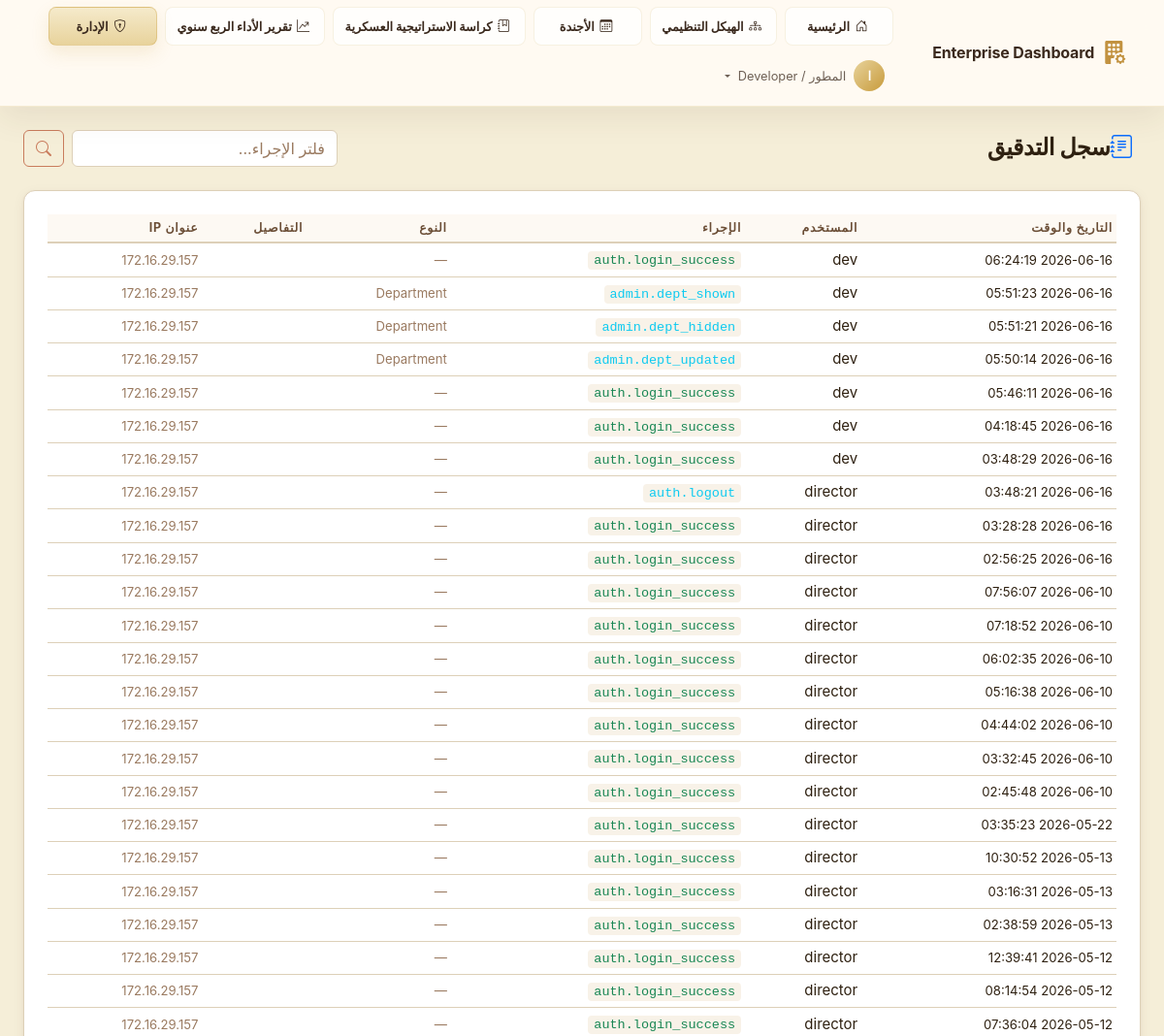
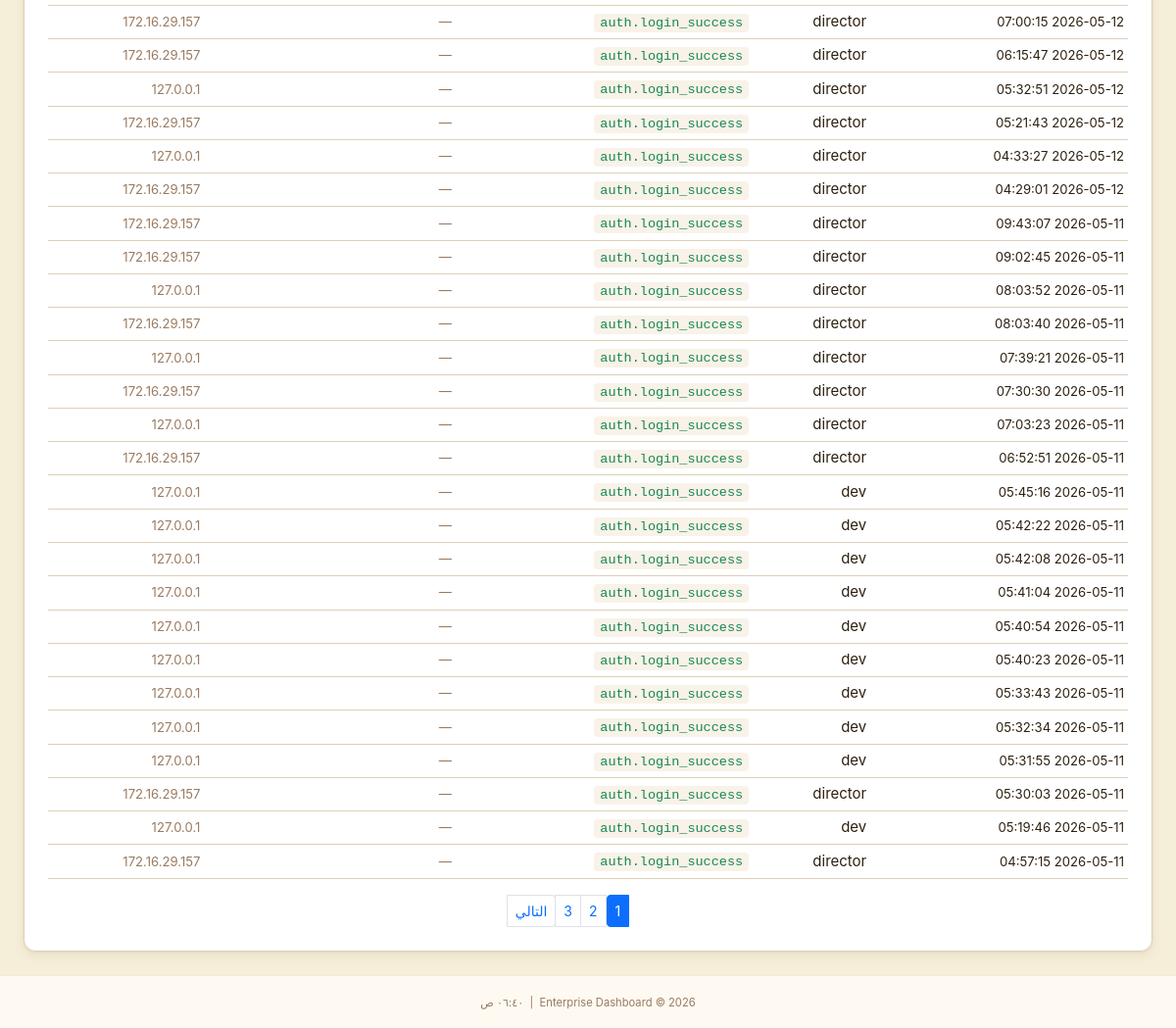
The app's page /admin/audit-log (signed in), older data (2 pictures, top to bottom).
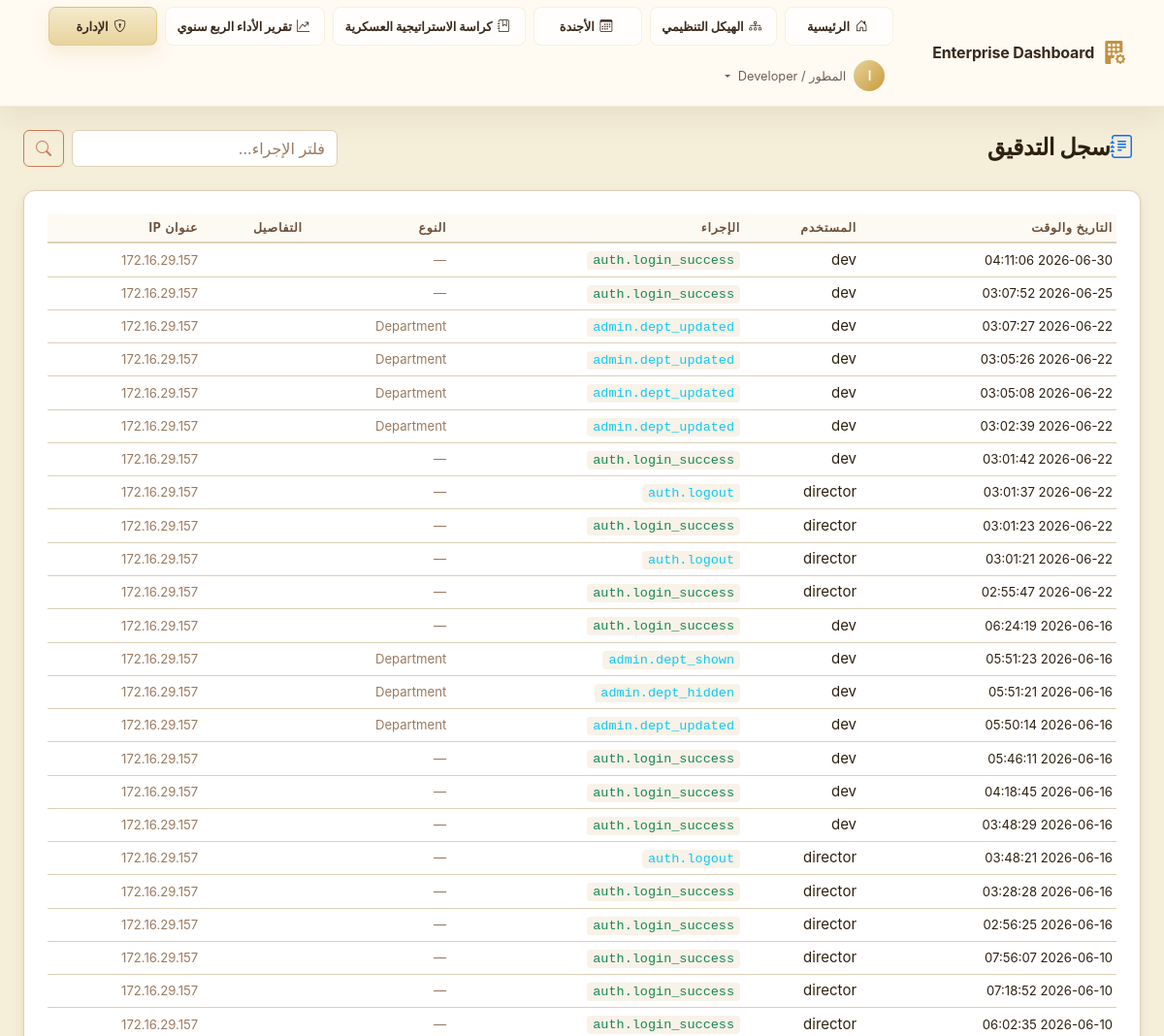
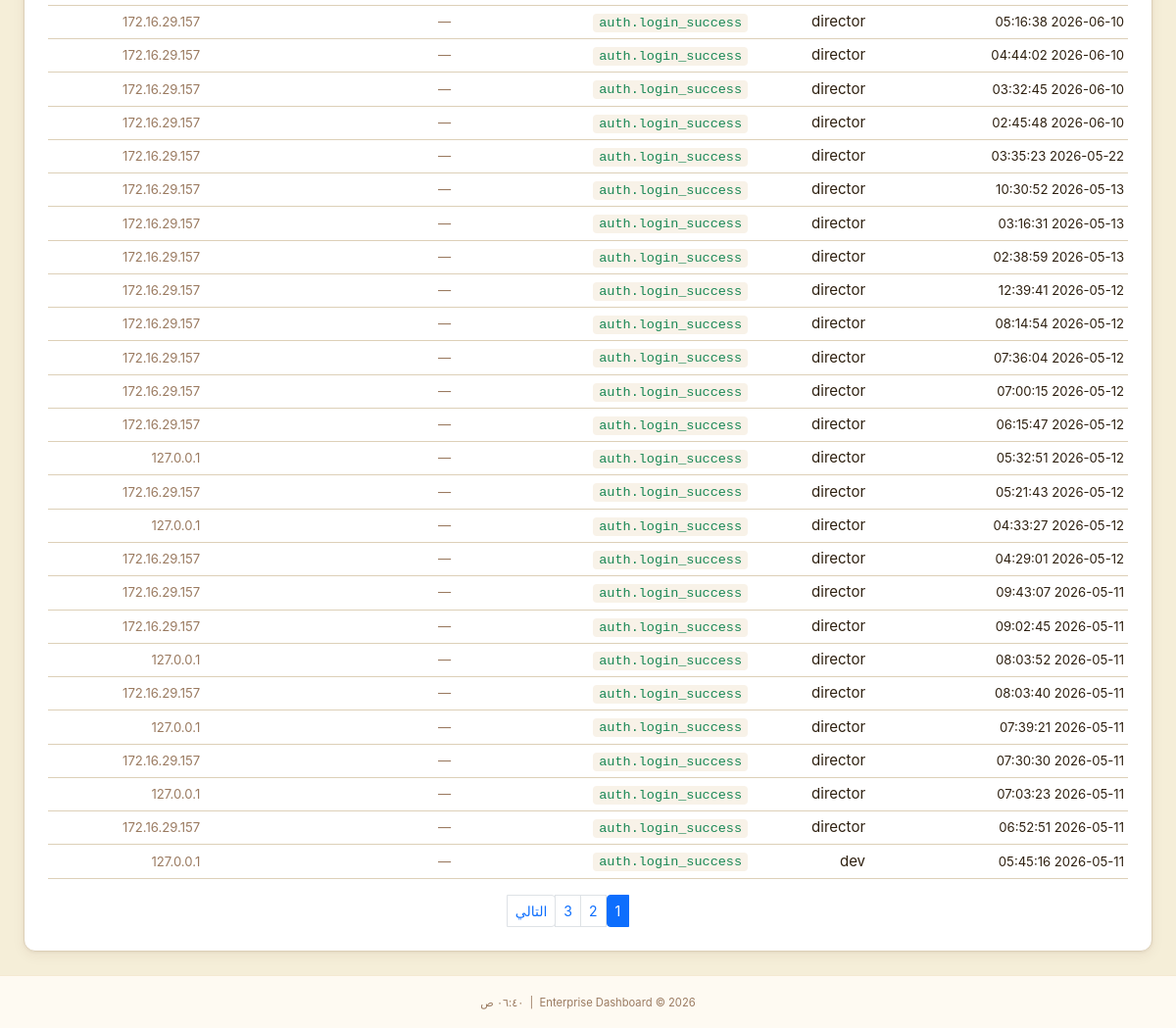
The same page, newer data (2 pictures, top to bottom).
### app/models/audit.py (models this page shows, shortened)
class AuditLog(db.Model):
    __tablename__ = 'audit_log'
    id            = db.Column(db.String(36), primary_key=True, default=lambda: str(uuid.uuid4()))
    user_id       = db.Column(db.String(36), db.ForeignKey('users.id'), nullable=True)
    username      = db.Column(db.String(80),  nullable=False, default='anonymous')  # Snapshot
    action        = db.Column(db.String(100), nullable=False)
    resource_type = db.Column(db.String(60),  nullable=True)
    resource_id   = db.Column(db.String(36),  nullable=True)
    details       = db.Column(db.Text, nullable=True)   # JSON string for old/new values
    ip_address    = db.Column(db.String(45),  nullable=True)
    user_agent    = db.Column(db.String(255), nullable=True)
    timestamp     = db.Column(db.DateTime, default=datetime.utcnow, index=True)
    user = db.relationship('User', back_populates='audit_logs', foreign_keys=[user_id])

### app/admin/routes.py (the view)
@admin_bp.route('/audit-log')
@login_required
@require_permission(PERMISSIONS['SECRETARY'])
def audit_log():
    page   = request.args.get('page', 1, type=int)
    action = request.args.get('action', '')
    query  = AuditLog.query.order_by(AuditLog.timestamp.desc())
    if action:
        query = query.filter(AuditLog.action.contains(action))
    logs = query.paginate(page=page, per_page=50, error_out=False)
    return render_template('admin/audit_log.html',
                           logs=logs,
                           action_filter=action,
                           page_title='سجل التدقيق')

### app/__init__.py (called while the page is built)
def _register_extensions(app: Flask) -> None:
    db.init_app(app)
    login_manager.init_app(app)
    csrf.init_app(app)
    login_manager.login_view          = 'auth.login'
    login_manager.login_message       = 'Please sign in to access this page.'
    login_manager.login_message_category = 'warning'
    login_manager.session_protection  = 'strong'
    @login_manager.user_loader
    def load_user(user_id: str):
        from app.models.user import User
        return User.get_by_id(user_id)

def _register_context_processors(app: Flask) -> None:
    from datetime import datetime
    from app.models.role import PERMISSIONS
    @app.context_processor
    def inject_globals():
        return {
            'PERMISSIONS': PERMISSIONS,
            'now':         datetime.utcnow,
            'app_name':    app.config.get('APP_NAME', 'Enterprise Dashboard'),
        }

### app/models/user.py (called while the page is built)
    @property
    def is_authenticated(self) -> bool:
        return True

    def has_permission(self, required_level: int) -> bool:
        if not self.role:
            return False
        return self.role.permission_level >= required_level

### app/templates/admin/audit_log.html (shortened to what this page needs)
{% extends "base.html" %}
{% block content %}
<div class="container-fluid px-4 py-4">
    <div class="d-flex align-items-center justify-content-between mb-4">
        <h1 class="page-title mb-0"><i class="bi bi-journal-text text-primary me-2"></i>سجل التدقيق</h1>
        <form method="GET" class="d-flex gap-2">
            <input type="text" name="action" class="form-control glass-input" placeholder="فلتر الإجراء..."
                value="{{ action_filter }}">
            <button type="submit" class="btn btn-outline-primary"><i class="bi bi-search"></i></button>
        </form>
    </div>
    <div class="section-card glass-card">
        <div class="table-responsive">
            <table class="table table-dark table-hover table-sm align-middle mb-0">
                <thead>
                    <tr>
                        <th>التاريخ والوقت</th>
                        <th>المستخدم</th>
                        <th>الإجراء</th>
                        <th>النوع</th>
                        <th>التفاصيل</th>
                        <th>عنوان IP</th>
                    </tr>
                </thead>
                <tbody>
                    {% for log in logs.items %}
                    <tr>
                        <td><small>{{ log.timestamp.strftime('%Y-%m-%d %H:%M:%S') }}</small></td>
                        <td>{{ log.username }}</td>
                        <td>
                            <code
                                class="{% if 'login_failed' in log.action or 'rejected' in log.action or 'deleted' in log.action %}text-danger{% elif 'login_success' in log.action or 'approved' in log.action %}text-success{% else %}text-info{% endif %}">
                {{ log.action }}
              </code>
                        </td>
                        <td><small class="text-muted">{{ log.resource_type or '—' }}</small></td>
                        <td><small class="text-muted">{{ (log.details or '')[:50] }}</small></td>
                        <td><small class="text-muted">{{ log.ip_address or '—' }}</small></td>
                    </tr>
                    {% else %}
                    <tr>
                        <td colspan="6" class="text-center text-muted py-4">لا توجد سجلات</td>
                    </tr>
                    {% endfor %}
                </tbody>
            </table>
        </div>
        {% if logs.pages > 1 %}
        <nav class="d-flex justify-content-center mt-3">
            <ul class="pagination pagination-sm mb-0">
                {% for p in logs.iter_pages() %}
                {% if p %}
                <li class="page-item {{ 'active' if p == logs.page }}">
                    <a class="page-link" href="?page={{ p }}&action={{ action_filter }}">{{ p }}</a>
                </li>
                {% else %}
                <li class="page-item disabled"><span class="page-link">…</span></li>
                {% endif %}
                {% endfor %}
                {% if logs.has_next %}
                <li class="page-item">
                    <a class="page-link" href="?page={{ logs.next_num }}&action={{ action_filter }}">التالي</a>
                </li>
                {% endif %}
            </ul>
        </nav>
        {% endif %}
    </div>
</div>
{% endblock %}

Row changes from the older to the newer data that the page shows:
no longer on this page (row unchanged): AuditLog: timestamp "2026-05-11 05:42:22", username "dev", action "auth.login_success", resource_type "—", ip_address "127.0.0.1"
no longer on this page (row unchanged): AuditLog: timestamp "2026-05-11 05:42:08", username "dev", action "auth.login_success", resource_type "—", ip_address "127.0.0.1"
no longer on this page (row unchanged): AuditLog: timestamp "2026-05-11 05:41:04", username "dev", action "auth.login_success", resource_type "—", ip_address "127.0.0.1"
no longer on this page (row unchanged): AuditLog: timestamp "2026-05-11 05:40:54", username "dev", action "auth.login_success", resource_type "—", ip_address "127.0.0.1"
no longer on this page (row unchanged): AuditLog: timestamp "2026-05-11 05:40:23", username "dev", action "auth.login_success", resource_type "—", ip_address "127.0.0.1"
no longer on this page (row unchanged): AuditLog: timestamp "2026-05-11 05:33:43", username "dev", action "auth.login_success", resource_type "—", ip_address "127.0.0.1"
no longer on this page (row unchanged): AuditLog: timestamp "2026-05-11 05:32:34", username "dev", action "auth.login_success", resource_type "—", ip_address "127.0.0.1"
no longer on this page (row unchanged): AuditLog: timestamp "2026-05-11 05:31:55", username "dev", action "auth.login_success", resource_type "—", ip_address "127.0.0.1"
no longer on this page (row unchanged): AuditLog: timestamp "2026-05-11 05:30:03", username "director", action "auth.login_success", resource_type "—", ip_address "172.16.29.157"
no longer on this page (row unchanged): AuditLog: timestamp "2026-05-11 05:19:46", username "dev", action "auth.login_success", resource_type "—", ip_address "127.0.0.1"
no longer on this page (row unchanged): AuditLog: timestamp "2026-05-11 04:57:15", username "director", action "auth.login_success", resource_type "—", ip_address "172.16.29.157"
added AuditLog: timestamp "2026-06-30 04:11:06", username "dev", action "auth.login_success", resource_type "—", ip_address "172.16.29.157"
added AuditLog: timestamp "2026-06-25 03:07:52", username "dev", action "auth.login_success", resource_type "—", ip_address "172.16.29.157"
added AuditLog: timestamp "2026-06-22 03:07:27", username "dev", action "admin.dept_updated", resource_type "Department", ip_address "172.16.29.157"
added AuditLog: timestamp "2026-06-22 03:05:26", username "dev", action "admin.dept_updated", resource_type "Department", ip_address "172.16.29.157"
added AuditLog: timestamp "2026-06-22 03:05:08", username "dev", action "admin.dept_updated", resource_type "Department", ip_address "172.16.29.157"
added AuditLog: timestamp "2026-06-22 03:02:39", username "dev", action "admin.dept_updated", resource_type "Department", ip_address "172.16.29.157"
added AuditLog: timestamp "2026-06-22 03:01:42", username "dev", action "auth.login_success", resource_type "—", ip_address "172.16.29.157"
added AuditLog: timestamp "2026-06-22 03:01:37", username "director", action "auth.logout", resource_type "—", ip_address "172.16.29.157"
added AuditLog: timestamp "2026-06-22 03:01:23", username "director", action "auth.login_success", resource_type "—", ip_address "172.16.29.157"
added AuditLog: timestamp "2026-06-22 03:01:21", username "director", action "auth.logout", resource_type "—", ip_address "172.16.29.157"
added AuditLog: timestamp "2026-06-22 02:55:47", username "director", action "auth.login_success", resource_type "—", ip_address "172.16.29.157"
